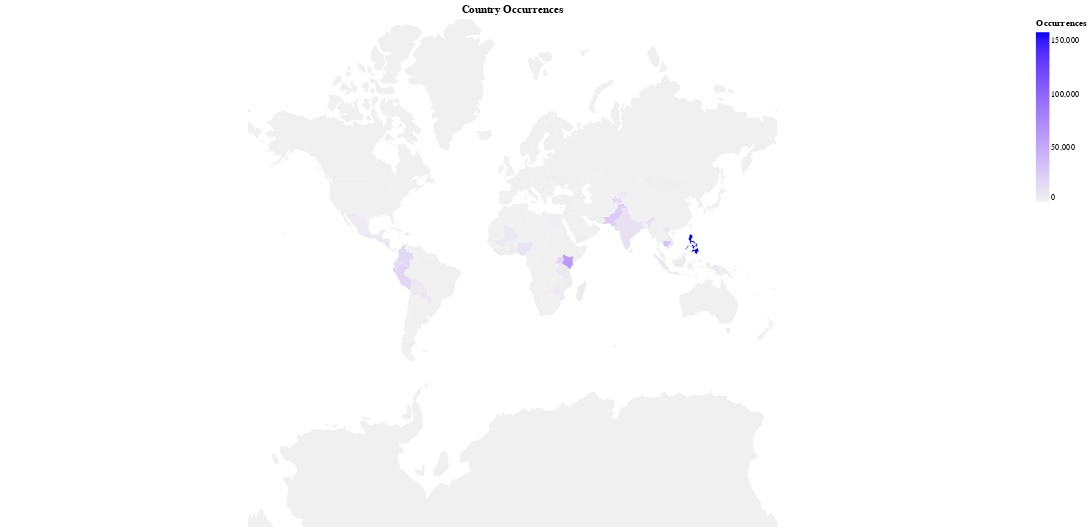

Here is the notebook cell this chart was saved with:
### Code cell
world = gpd.read_file(gpd.datasets.get_path('naturalearth_lowres'))

# Count occurrences of each country in data_clean
country_counts = data_clean['country'].value_counts().reset_index()
country_counts.columns = ['country', 'count']  # Rename columns for clarity

merged = world.merge(country_counts, left_on='name', right_on='country', how='left')
merged['count'] = merged['count'].fillna(0)
# Create the map with color scaling based on 'count'
simple_map = alt.Chart(merged).mark_geoshape().encode(
    color=alt.Color('count:Q', title='Occurrences', scale=alt.Scale(range=['#f0f0f0', 'blue'])),  # Color scale based on count
    tooltip=['country', 'count']  # Tooltip showing country name and count
).properties(
    title='Country Occurrences',
    width=1200,
    height=600
).project('mercator')

simple_map

### Figure 1 — Vega-Lite specification as saved in the notebook (floating-point values rounded to 4 significant figures; data arrays with more than 128 entries replaced by an {"elided": "..."} marker saying what was removed)
{"config": {"view": {"continuousWidth": 400, "continuousHeight": 300}}, "data": {"name": "data-54ce0595c344099d7b9a8d9eb9700a90"}, "mark": "geoshape", "encoding": {"color": {"field": "count", "scale": {"range": ["#f0f0f0", "blue"]}, "title": "Occurrences", "type": "quantitative"}, "tooltip": [{"field": "country", "type": "nominal"}, {"field": "count", "type": "quantitative"}]}, "height": 600, "projection": {"type": "mercator"}, "title": "Country Occurrences", "width": 1200, "$schema": "https://vega.github.io/schema/vega-lite/v4.17.0.json", "datasets": {"data-54ce0595c344099d7b9a8d9eb9700a90": {"elided": "177 records"}}}
